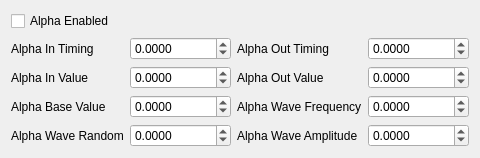
                 <widget class="QWidget" name="tab_13">
                  <attribute name="title">
                   <string>Alpha</string>
                  </attribute>
                  <layout class="QGridLayout" name="gridLayout_26">
                   <item row="4" column="1">
                    <widget class="QDoubleSpinBox" name="extraAlphaWaveRandom">
                     <property name="sizePolicy">
                      <sizepolicy hsizetype="MinimumExpanding" vsizetype="Fixed">
                       <horstretch>0</horstretch>
                       <verstretch>0</verstretch>
                      </sizepolicy>
                     </property>
                     <property name="prefix">
                      <string/>
                     </property>
                     <property name="decimals">
                      <number>4</number>
                     </property>
                     <property name="minimum">
                      <double>-999999.999900000053458</double>
                     </property>
                     <property name="maximum">
                      <double>999999.999900000053458</double>
                     </property>
                    </widget>
                   </item>
                   <item row="2" column="1">
                    <widget class="QDoubleSpinBox" name="extraAlphaInValue">
                     <property name="sizePolicy">
                      <sizepolicy hsizetype="MinimumExpanding" vsizetype="Fixed">
                       <horstretch>0</horstretch>
                       <verstretch>0</verstretch>
                      </sizepolicy>
                     </property>
                     <property name="prefix">
                      <string/>
                     </property>
                     <property name="decimals">
                      <number>4</number>
                     </property>
                     <property name="minimum">
                      <double>-999999.999900000053458</double>
                     </property>
                     <property name="maximum">
                      <double>999999.999900000053458</double>
                     </property>
                    </widget>
                   </item>
                   <item row="3" column="2">
                    <widget class="QLabel" name="label_108">
                     <property name="text">
                      <string>Alpha Wave Frequency</string>
                     </property>
                    </widget>
                   </item>
                   <item row="4" column="2">
                    <widget class="QLabel" name="label_109">
                     <property name="text">
                      <string>Alpha Wave Amplitude</string>
                     </property>
                    </widget>
                   </item>
                   <item row="0" column="0">
                    <widget class="QCheckBox" name="extraAlphaEnabled">
                     <property name="text">
                      <string>Alpha Enabled</string>
                     </property>
                    </widget>
                   </item>
                   <item row="2" column="2">
                    <widget class="QLabel" name="label_107">
                     <property name="text">
                      <string>Alpha Out Value</string>
                     </property>
                    </widget>
                   </item>
                   <item row="1" column="1">
                    <widget class="QDoubleSpinBox" name="extraAlphaInTiming">
                     <property name="sizePolicy">
                      <sizepolicy hsizetype="MinimumExpanding" vsizetype="Fixed">
                       <horstretch>0</horstretch>
                       <verstretch>0</verstretch>
                      </sizepolicy>
                     </property>
                     <property name="prefix">
                      <string/>
                     </property>
                     <property name="decimals">
                      <number>4</number>
                     </property>
                     <property name="minimum">
                      <double>-999999.999900000053458</double>
                     </property>
                     <property name="maximum">
                      <double>999999.999900000053458</double>
                     </property>
                    </widget>
                   </item>
                   <item row="3" column="1">
                    <widget class="QDoubleSpinBox" name="extraAlphaBaseValue">
                     <property name="sizePolicy">
                      <sizepolicy hsizetype="MinimumExpanding" vsizetype="Fixed">
                       <horstretch>0</horstretch>
                       <verstretch>0</verstretch>
                      </sizepolicy>
                     </property>
                     <property name="prefix">
                      <string/>
                     </property>
                     <property name="decimals">
                      <number>4</number>
                     </property>
                     <property name="minimum">
                      <double>-999999.999900000053458</double>
                     </property>
                     <property name="maximum">
                      <double>999999.999900000053458</double>
                     </property>
                    </widget>
                   </item>
                   <item row="1" column="2">
                    <widget class="QLabel" name="label_106">
                     <property name="text">
                      <string>Alpha Out Timing</string>
                     </property>
                    </widget>
                   </item>
                   <item row="2" column="0">
                    <widget class="QLabel" name="label_90">
                     <property name="text">
                      <string>Alpha In Value</string>
                     </property>
                    </widget>
                   </item>
                   <item row="4" column="0">
                    <widget class="QLabel" name="label_105">
                     <property name="text">
                      <string>Alpha Wave Random</string>
                     </property>
                    </widget>
                   </item>
                   <item row="1" column="0">
                    <widget class="QLabel" name="label_89">
                     <property name="text">
                      <string>Alpha In Timing</string>
                     </property>
                    </widget>
                   </item>
                   <item row="3" column="0">
                    <widget class="QLabel" name="label_104">
                     <property name="text">
                      <string>Alpha Base Value</string>
                     </property>
                    </widget>
                   </item>
                   <item row="1" column="3">
                    <widget class="QDoubleSpinBox" name="extraAlphaOutTiming">
                     <property name="sizePolicy">
                      <sizepolicy hsizetype="MinimumExpanding" vsizetype="Fixed">
                       <horstretch>0</horstretch>
                       <verstretch>0</verstretch>
                      </sizepolicy>
                     </property>
                     <property name="prefix">
                      <string/>
                     </property>
                     <property name="decimals">
                      <number>4</number>
                     </property>
                     <property name="minimum">
                      <double>-999999.999900000053458</double>
                     </property>
                     <property name="maximum">
                      <double>999999.999900000053458</double>
                     </property>
                    </widget>
                   </item>
                   <item row="2" column="3">
                    <widget class="QDoubleSpinBox" name="extraAlphaOutValue">
                     <property name="sizePolicy">
                      <sizepolicy hsizetype="MinimumExpanding" vsizetype="Fixed">
                       <horstretch>0</horstretch>
                       <verstretch>0</verstretch>
                      </sizepolicy>
                     </property>
                     <property name="prefix">
                      <string/>
                     </property>
                     <property name="decimals">
                      <number>4</number>
                     </property>
                     <property name="minimum">
                      <double>-999999.999900000053458</double>
                     </property>
                     <property name="maximum">
                      <double>999999.999900000053458</double>
                     </property>
                    </widget>
                   </item>
                   <item row="4" column="3">
                    <widget class="QDoubleSpinBox" name="extraAlphaWaveAmplitude">
                     <property name="sizePolicy">
                      <sizepolicy hsizetype="MinimumExpanding" vsizetype="Fixed">
                       <horstretch>0</horstretch>
                       <verstretch>0</verstretch>
                      </sizepolicy>
                     </property>
                     <property name="prefix">
                      <string/>
                     </property>
                     <property name="decimals">
                      <number>4</number>
                     </property>
                     <property name="minimum">
                      <double>-999999.999900000053458</double>
                     </property>
                     <property name="maximum">
                      <double>999999.999900000053458</double>
                     </property>
                    </widget>
                   </item>
                   <item row="3" column="3">
                    <widget class="QDoubleSpinBox" name="extraAlphaWaveFrequency">
                     <property name="sizePolicy">
                      <sizepolicy hsizetype="MinimumExpanding" vsizetype="Fixed">
                       <horstretch>0</horstretch>
                       <verstretch>0</verstretch>
                      </sizepolicy>
                     </property>
                     <property name="prefix">
                      <string/>
                     </property>
                     <property name="decimals">
                      <number>4</number>
                     </property>
                     <property name="minimum">
                      <double>-999999.999900000053458</double>
                     </property>
                     <property name="maximum">
                      <double>999999.999900000053458</double>
                     </property>
                    </widget>
                   </item>
                  </layout>
                 </widget>
